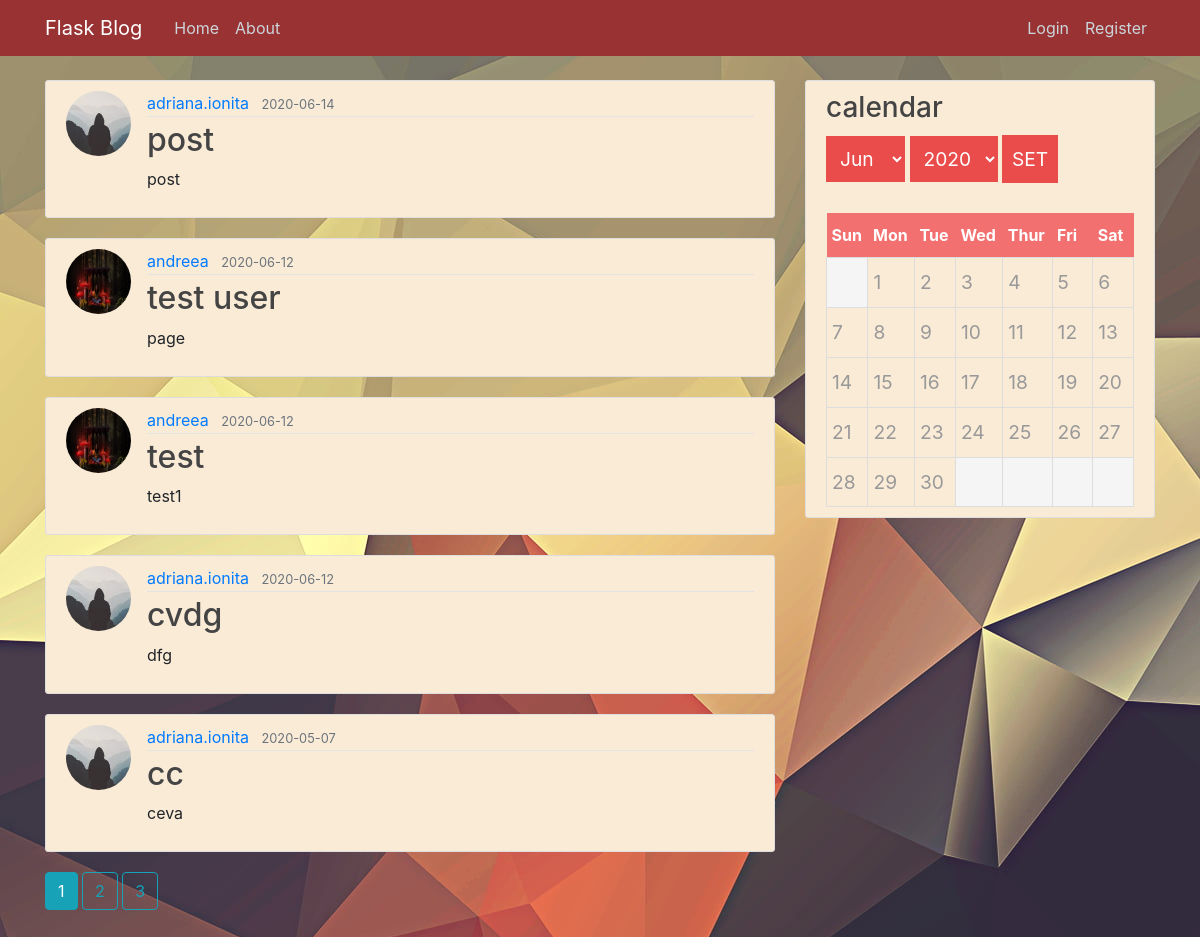
The page /home on the database its author committed.
### flaskblog/models.py (models this page shows, shortened)
class Post(db.Model):
    id = db.Column(db.Integer, primary_key=True)
    title = db.Column(db.String(100), nullable=False)
    date_posted = db.Column(db.DateTime, nullable=False, default=datetime.utcnow)
    content = db.Column(db.Text, nullable=False)
    user_id = db.Column(db.Integer, db.ForeignKey('user.id'), nullable=False)

class User(db.Model, UserMixin):
    id = db.Column(db.Integer, primary_key=True)
    username = db.Column(db.String(20), unique=True, nullable=False)
    email = db.Column(db.String(120), unique=True, nullable=False)
    image_file = db.Column(db.String(20), nullable=False, default='default.jpg')
    password = db.Column(db.String(60), nullable=False)
    posts = db.relationship('Post', backref='author', lazy=True)

### flaskblog/routes.py (the view)
@app.route("/")
@app.route("/home")
def home():
    page = request.args.get('page', 1, type=int)
    posts = Post.query.order_by(Post.date_posted.desc()).paginate(page=page, per_page=5)
    return render_template('home.html', posts=posts)

### flaskblog/templates/home.html
{% extends "layout.html" %}
{% block content %}
    {% for post in posts.items %}
        <article class="media content-section">
          <img class="rounded-circle article-img" src="{{ url_for('static', filename='profile_pics/' + post.author.image_file) }}">
          <div class="media-body">
            <div class="article-metadata">
              <a class="mr-2" href="{{ url_for('user_posts', username=post.author.username) }}">{{ post.author.username }}</a>
              <small class="text-muted">{{ post.date_posted.strftime('%Y-%m-%d') }}</small>
            </div>
            <h2><a class="article-title" href="{{ url_for('post', post_id=post.id) }}">{{ post.title }}</a></h2>
            <p class="article-content">{{ post.content }}</p>
          </div>
        </article>
    {% endfor %}
    {% for page_num in posts.iter_pages(left_edge=1, right_edge=1, left_current=1, right_current=2) %}
      {% if page_num %}
        {% if posts.page == page_num %}
          <a class="btn btn-info mb-4" href="{{ url_for('home', page=page_num) }}">{{ page_num }}</a>
        {% else %}
          <a class="btn btn-outline-info mb-4" href="{{ url_for('home', page=page_num) }}">{{ page_num }}</a>
        {% endif %}
      {% else %}
        ...
      {% endif %}
    {% endfor %}
{% endblock content %}

### flaskblog/static/main.css (style rules this page uses)
body { background-image: url("b1.jpg"); margin-top: 5rem; }
h1, h2, h3, h4, h5, h6 { color: #444444; }
.content-section { background: antiquewhite; padding: 10px 20px; border: 1px solid #dddddd; border-radius: 3px; margin-bottom: 20px; }
.article-title { color: #444444; }
.article-content { white-space: pre-line; }
.article-img { height: 65px; width: 65px; margin-right: 16px; }
.article-metadata { padding-bottom: 1px; margin-bottom: 4px; border-bottom: 1px solid #e3e3e3 }

### rows shown on the page
Post: image_file (picture), author.username "adriana.ionita", date_posted "2020-06-14", title "post", content "post"
Post: image_file (picture), author.username "andreea", date_posted "2020-06-12", title "test user", content "page"
Post: image_file (picture), author.username "andreea", date_posted "2020-06-12", title "test", content "test1"
Post: image_file (picture), author.username "adriana.ionita", date_posted "2020-06-12", title "cvdg", content "dfg"
Post: image_file (picture), author.username "adriana.ionita", date_posted "2020-05-07", title "cc", content "ceva"

### other values the page prints
{{ page_num }} "1"
{{ page_num }} "2" "3"
